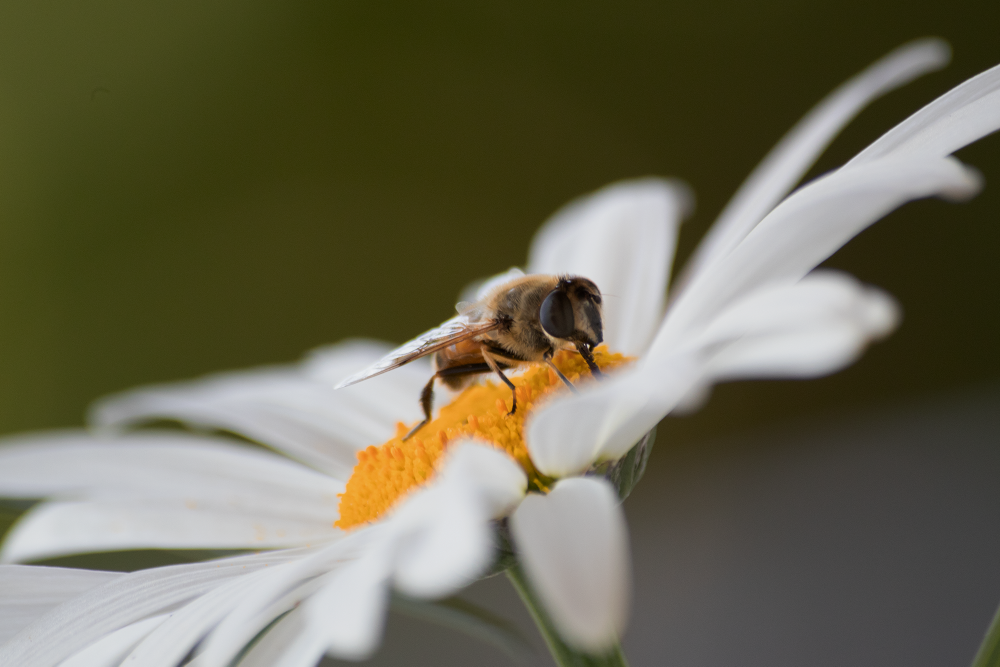
#> input picture Input/biene.png, 2000 x 1333 px (shown at 1/2 size); its folder holds 2 pictures in this run
$ python AutoImageRescaler.py   (older library calls are emulated)
#> lines starting #> are read from the running program, lines starting #| are printed output that depends on the picture
# -*- coding: utf-8 -*-

#-----------------------------------------------------------------
#
# name: thomas brunner
# email: brunner.th@hotmail.com
# nr: 12018550
#
#-----------------------------------------------------------------


from PIL import Image
from PIL import ImageFile
import glob
ImageFile.LOAD_TRUNCATED_IMAGES = True


# path needs an "Input" and an "Output"- folder in the same directory, see
# below.

# max_resolution is the resolution of the longest side after resizing
# qual is controlling the quality conservation of the compression (in %)


fp_in = (
    r"C:\Users\brunn\Documents\GitHub\AutoImageRescaler\Input/*" #filenames without string "Input"!
)
fp_out = (
    r"C:\Users\brunn\Documents\GitHub\\AutoImageRescaler\Output/"
)


def CompressFolder(input_path, output_path, max_resolution = 1000, qual = 80):
#> called with max_resolution = 1000, qual = 80
    images=[]
    for f in sorted(glob.glob(fp_in)):
        images.append([Image.open(f),f])
#> pass 2 of the loop in CompressFolder, `for f in sorted(glob.glob(fp_in)):`:
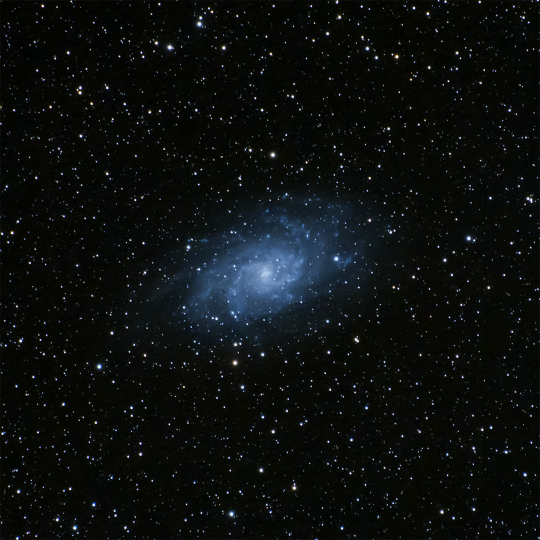
#> input picture Input/triangulum_low_res.png, 1080 x 1080 px (shown at 1/2 size)
    cnt = 1
    for image in images:
        shape = image[0].size
#> shape = (2000, 1333)
        max_res = max(shape)
#> max_res = 2000
        rescale_factor = max_resolution/max_res
#> rescale_factor = 0.5
        output_path = image[1].replace("Input", "Output")
        if rescale_factor > 1:
            print("file:")
            print(image[1])
            print("no rescaling, only compression!")
            image[0].save(output_path, optimize=True,quality= qual)
        else:
            new_x_res = int(shape[0]*rescale_factor)
#> new_x_res = 1000
            new_y_res = int(shape[1]*rescale_factor)
#> new_y_res = 666
            image[0] = image[0].resize((new_x_res,new_y_res),Image.ANTIALIAS)
            image[0].save(output_path, optimize=True,quality= qual)
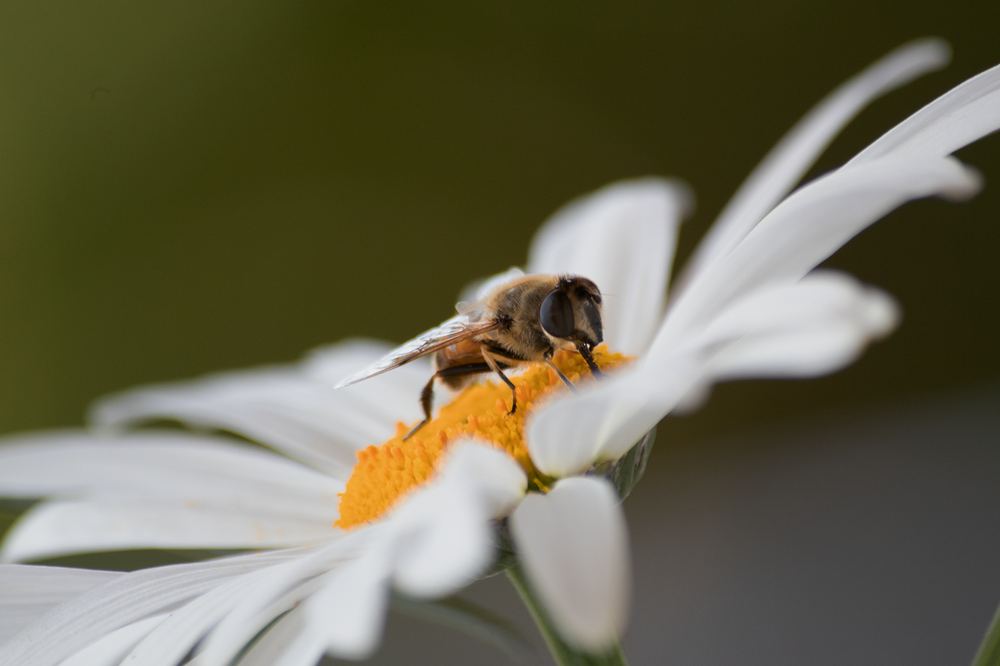
#> saved as biene.png: PIL image 1000x666 RGBA; mean R, G, B, A 106.3, 103.5, 81.8, 255
        print("-> " + str(cnt) + "/" + str(len(glob.glob(fp_in))) + " files done!")
        cnt += 1
#> pass 2 of the loop in CompressFolder, `for image in images:`:
#> in CompressFolder, `image[0].save(output_path, optimize=True,quality= qual)`:
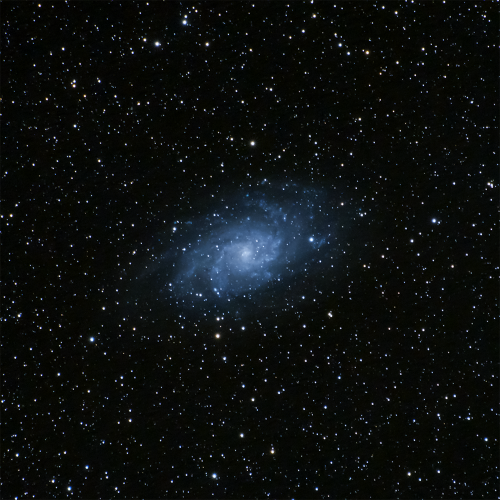
#> saved as triangulum_low_res.png: PIL image 1000x1000 RGBA (shown at 1/2 size); mean R, G, B, A 11.7, 15, 14.2, 255; transparent parts drawn white


#function call
CompressFolder(fp_in, fp_out)
